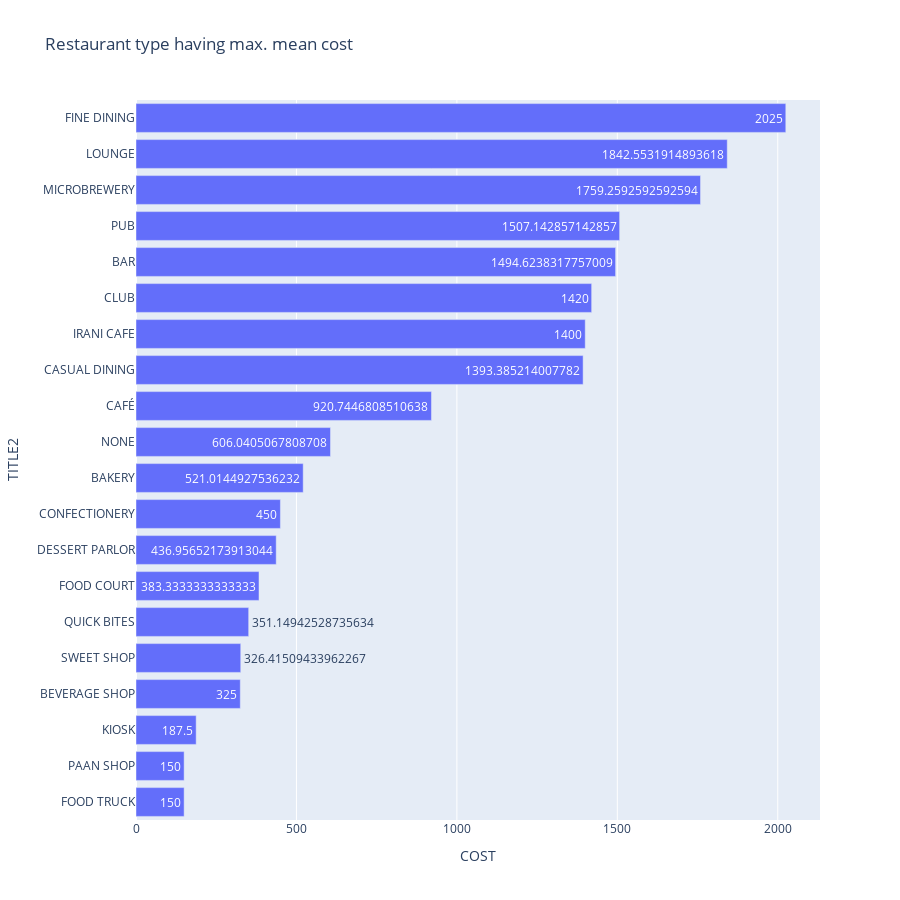

The cell this chart's notebook holds for it:
### Code cell
import plotly.express as px
fig = px.bar(mcost.sort_values('COST',ascending=False)[:20][::-1],x='COST',y='TITLE2',title='Restaurant type having max. mean cost',text='COST', height=900, orientation='h')
fig.show()

### Figure 1 — Plotly figure (JSON) as saved in the notebook; plotly's stock layout.template omitted (floating-point values rounded to 4 significant figures)
{"data": [{"alignmentgroup": "True", "hovertemplate": "COST=%{text}<br>TITLE2=%{y}<extra></extra>", "legendgroup": "", "marker": {"color": "#636efa"}, "name": "", "offsetgroup": "", "orientation": "h", "showlegend": false, "text": [150, 150, 187.5, 325, 326.4, 351.1, 383.3, 437.0, 450, 521.0, 606.0, 920.7, 1393.0, 1400, 1420, 1495.0, 1507.0, 1759.0, 1843.0, 2025], "textposition": "auto", "type": "bar", "x": [150, 150, 187.5, 325, 326.4, 351.1, 383.3, 437.0, 450, 521.0, 606.0, 920.7, 1393.0, 1400, 1420, 1495.0, 1507.0, 1759.0, 1843.0, 2025], "xaxis": "x", "y": ["FOOD TRUCK", "PAAN SHOP", "KIOSK", "BEVERAGE SHOP", "SWEET SHOP", "QUICK BITES", "FOOD COURT", "DESSERT PARLOR", "CONFECTIONERY", "BAKERY", "NONE", "CAFÉ", "CASUAL DINING", "IRANI CAFE", "CLUB", "BAR", "PUB", "MICROBREWERY", "LOUNGE", "FINE DINING"], "yaxis": "y"}], "layout": {"barmode": "relative", "height": 900, "legend": {"tracegroupgap": 0}, "title": {"text": "Restaurant type having max. mean cost"}, "xaxis": {"anchor": "y", "domain": [0, 1], "title": {"text": "COST"}}, "yaxis": {"anchor": "x", "domain": [0, 1], "title": {"text": "TITLE2"}}}}
